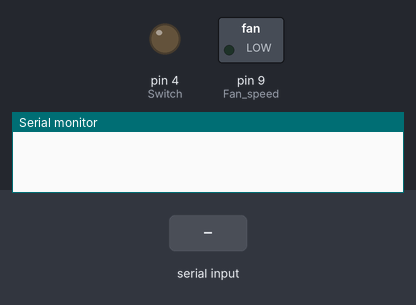
A sketch run on a simulated Arduino Uno, built with avr-gcc and run on an emulated ATmega328P. On the bench: switched loads named in the sketch (green lamp = pin HIGH), output pins drawn as LEDs (lit = HIGH), the last lines printed to the serial monitor. The test bench sets the inputs (shaded band).

Above: at 1.2 s.
1.3 s: "90,45\n" received over Serial
At 1.8 s:
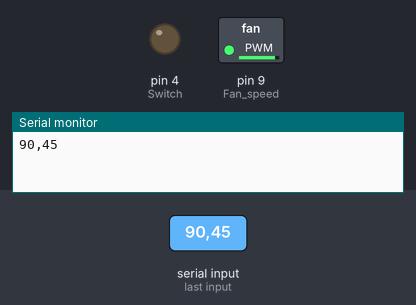
2.8 s: "8\n" received over Serial
At 4.0 s:
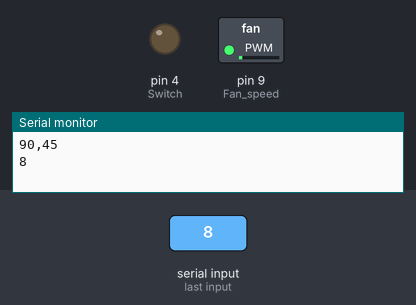
4.3 s: "30,150\n" received over Serial
At 5.2 s:
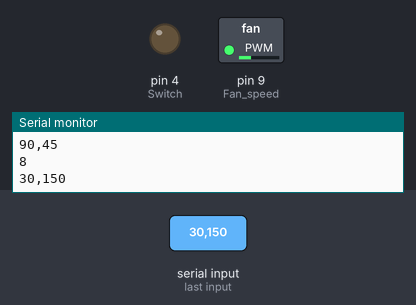
5.8 s: "90\n" received over Serial
At 6.4 s:
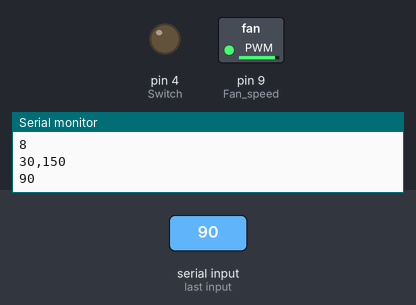
Timing chart, 0 to 8.3 s (numbered marks = the images above; inputs shaded):
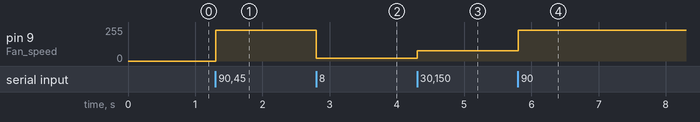

The sketch:

Arduino_nano_Atmega328p.ino
```cpp
#define CMDBUFFER_SIZE 32
int Speed=0, Status=0,Num=0;
const int Switch=4, Fan_speed=9;
void setup()
{
 Serial.begin(115200);
 pinMode(Switch,OUTPUT);
 pinMode(Fan_speed,OUTPUT);

}

void loop()
{
  digitalWrite(Switch,Status);
  if((Num<101)&&(Num>-1))
  {
  Speed = map(Num, 0, 100, 0, 255);
  analogWrite(Fan_speed,Speed);

}
}
void serialEvent()
{
  static char cmdBuffer[CMDBUFFER_SIZE] = "";
  char c;
  while(Serial.available())
  {
    c = processCharInput(cmdBuffer, Serial.read());
    Serial.print(c);
    if (c == '\n')
    {
      Serial.println();
      //Full command received.
      if (strcmp("ON", cmdBuffer) == 0)
      {
         Status=0;
      }
      if (strcmp("OFF",cmdBuffer) == 0)
      {
         Status=1;
      }
      Num = atoi(cmdBuffer);
      cmdBuffer[0] = 0;
    }
  }
  delay(1);
}

char processCharInput(char* cmdBuffer, const char c)
{
  //Store the character in the input buffer
  if (c >= 32 && c <= 126) //Ignore control characters and special ascii characters
  {
    if (strlen(cmdBuffer) < CMDBUFFER_SIZE)
    {
      strncat(cmdBuffer, &c, 1);   //Add it to the buffer
    }
    else
    {
      return '\n';
    }
  }
  else if ((c == 8 || c == 127) && cmdBuffer[0] != 0) //Backspace
  {

    cmdBuffer[strlen(cmdBuffer)-1] = 0;
  }

  return c;
}
```

Measured:
- after the input at 1.3 s, pin 9 (Fan_speed): 0/255 → 229/255 at once
- after the input at 2.8 s, pin 9 (Fan_speed): 229/255 → 20/255 at once
- after the input at 4.3 s, pin 9 (Fan_speed): 20/255 → 76/255 at once
- after the input at 5.8 s, pin 9 (Fan_speed): 76/255 → 229/255 at once
